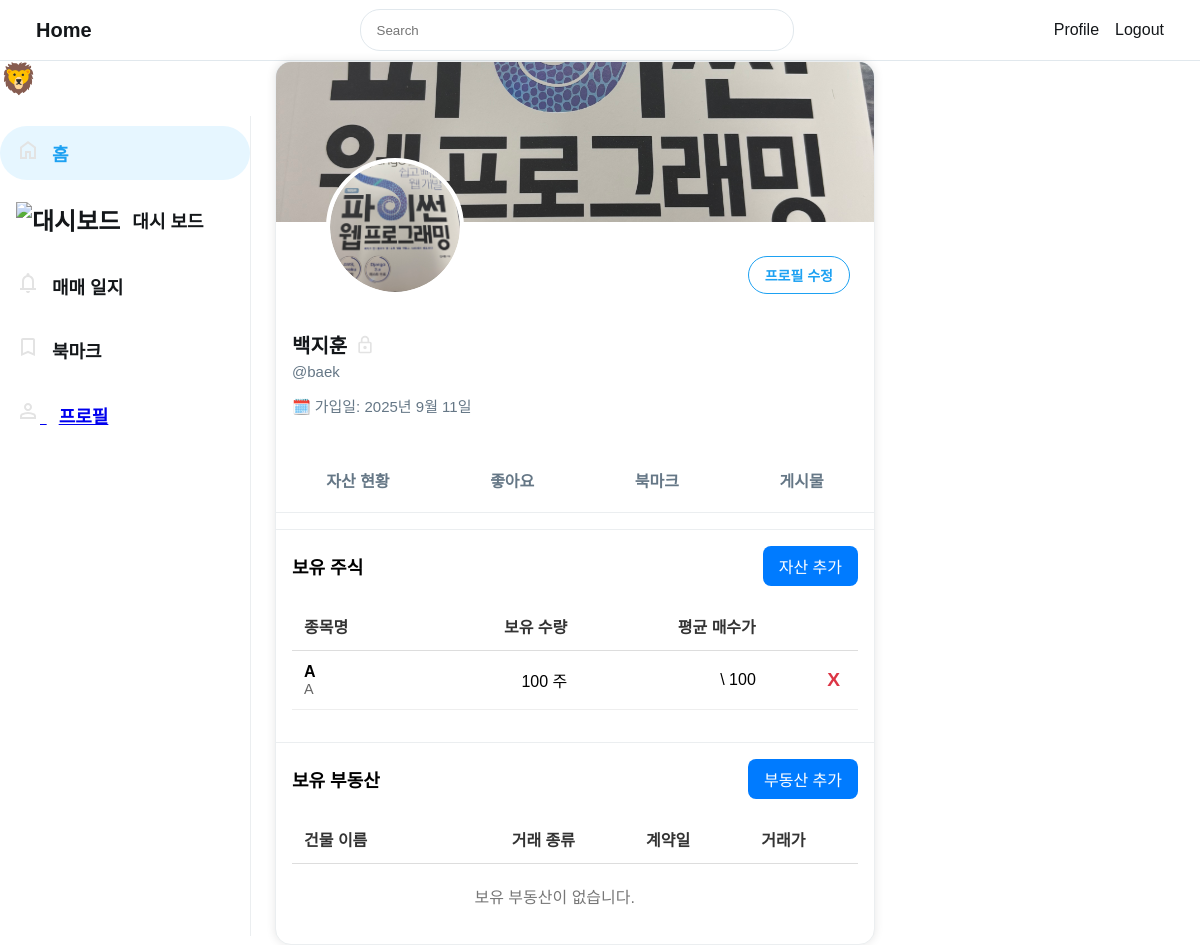
/profile/baek/ (signed in), run on the app's committed database.
### accounts/models.py (models this page shows, shortened)
class User(AbstractBaseUser):
    my_ID = models.CharField(
        verbose_name='사용자 아이디',
        max_length=50,
        unique=True,
    )
    email = models.EmailField(
        verbose_name='이메일 주소',
        max_length=255,
        unique=True,
    )
    nickname = models.CharField(
        verbose_name='닉네임',
        max_length=50,
    )
    profile_picture = models.ImageField(
        verbose_name='프로필 사진',
        upload_to='profile_pictures/',
        blank=True,
    )
    background_picture = models.ImageField(
        verbose_name='배경 사진',
        upload_to='background_pictures/',
        blank=True,
    )
    created_at = models.DateTimeField(auto_now_add=True)
    updated_at = models.DateTimeField(auto_now=True)
    is_private = models.BooleanField(default=False)
    is_active = models.BooleanField(default=True)
    is_staff = models.BooleanField(default=False)
    is_superuser = models.BooleanField(default=False)
    objects = UserManager()
    USERNAME_FIELD = 'my_ID'  # 로그인 시 사용할 필드
    REQUIRED_FIELDS = ['email', 'nickname']  # createsuperuser 시 필수 입력 필드

### journals/models.py (models this page shows, shortened)
class StockJournal(models.Model):
    class Status(models.TextChoices):
        OPEN = 'open', 'Open'
        COMPLETED = 'completed', 'Completed'
    user = models.ForeignKey(settings.AUTH_USER_MODEL, on_delete=models.CASCADE, related_name='stock_journals')
    ticker_symbol = models.ForeignKey(StockInfo, on_delete=models.PROTECT, related_name='journals')
    target_price = models.DecimalField(max_digits=18, decimal_places=4)
    stop_price = models.DecimalField(max_digits=18, decimal_places=4)
    total_buy_qty = models.DecimalField(max_digits=18, decimal_places=6, default=Decimal('0.0'))
    total_sell_qty = models.DecimalField(max_digits=18, decimal_places=6, default=Decimal('0.0'))
    avg_buy_price = models.DecimalField(max_digits=18, decimal_places=4, null=True, blank=True)
    avg_sell_price = models.DecimalField(max_digits=18, decimal_places=4, null=True, blank=True)
    net_qty = models.DecimalField(max_digits=18, decimal_places=6, default=Decimal('0.0'))
    realized_pnl = models.DecimalField(max_digits=18, decimal_places=2, null=True, blank=True)
    return_rate = models.DecimalField(max_digits=8, decimal_places=2, null=True, blank=True)
    status = models.CharField(max_length=10, choices=Status.choices, default=Status.OPEN)
    created_at = models.DateTimeField(auto_now_add=True)
    updated_at = models.DateTimeField(auto_now=True)
    class Meta:
        indexes = [
            models.Index(fields=['user', 'ticker_symbol']),
        ]

class StockInfo(models.Model):
    ticker_symbol = models.CharField(max_length=20, primary_key=True)
    stock_name = models.CharField(max_length=255)
    sector = models.CharField(max_length=100, blank=True, null=True)
    exchange = models.CharField(max_length=50, blank=True, null=True)
    currency = models.CharField(max_length=10, blank=True, null=True)
    last_close_price = models.DecimalField(max_digits=18, decimal_places=4, null=True, blank=True)
    updated_at = models.DateTimeField(auto_now=True)

### user_profile/views.py (the view)
# urls.py: path('profile/', include('user_profile.urls')),
def user_profile(request, my_ID):
    user_to_view = get_object_or_404(get_user_model(), my_ID=my_ID)
    stock_journals = None
    re_deals = None
    if request.user == user_to_view or not user_to_view.is_private:
        stock_journals = StockJournal.objects.filter(user=user_to_view)
        re_deals = REDeal.objects.filter(user=user_to_view)
    context = {
        'user_to_view': user_to_view,
        'stock_journals': stock_journals,
        're_deals': re_deals,
        'is_profile_owner': request.user == user_to_view,
    }
    return render(request, 'user_profile/user_profile.html', context)

### user_profile/templates/user_profile/user_profile.html (shortened to what this page needs)
{% extends 'base.html' %}
{% block feed %}
{% load static %}
{% load humanize %}
<div style="width: 100%; margin: 0 auto; background-color: #fff; border-radius: 16px; box-shadow: 0 0 10px rgba(0,0,0,0.1); overflow: hidden; border: 1px solid #ebeef0; box-sizing: border-box;">
    <div style="height: 160px; position: relative; background-color: #cfd9de;">
        {% if user_to_view.background_picture %}
            <img src="{{ user_to_view.background_picture.url }}" alt="" style="width: 100%; height: 100%; object-fit: cover; display: block;">
        {% else %}
            <div style="height: 100%; background-color: #cfd9de;"></div>
        {% endif %}
    </div>
    <div style="padding: 16px; display: flex; flex-direction: column; align-items: center;">
        <div style="margin-top: -80px; margin-left: -360px; width: 130px; height: 130px; border-radius: 50%; background-color: #fff; border: 4px solid #fff; z-index: 2; position: relative; overflow: hidden;">
            {% if user_to_view.profile_picture %}
                <img src="{{ user_to_view.profile_picture.url }}" alt="" style="width: 100%; height: 100%; object-fit: cover; border-radius: 50%;">
            {% else %}
                <div style="background-color: #e1e8ed; border: 4px solid #e1e8ed; width: 100%; height: 100%; border-radius: 50%;"></div>
            {% endif %}
        </div>
        <div style="display: flex; justify-content: flex-end; margin-top: -40px; margin-bottom: 16px; z-index: 1; position: relative; padding-right: 16px; width: 100%;">
            {% if request.user.my_ID == user_to_view.my_ID %}
                <a href="{% url 'user_profile:edit_profile' %}" style="background-color: #fff; color: #1da1f2; border: 1px solid #1da1f2; padding: 8px 16px; border-radius: 9999px; text-decoration: none; font-weight: bold; font-size: 14px; white-space: nowrap; transition: background-color 0.2s, color 0.2s;">프로필 수정</a>
            {% endif %}
        </div>
        <div style="margin-top: 20px; width: 100%;">
            <div style="display: flex; align-items: center;">
                <h2 style="margin: 0; font-size: 20px; font-weight: bold; color: #14171a; margin-right: 8px;">{{ user_to_view.nickname }}</h2>
                {% if user_to_view.is_private %}
                    <img src="{% static 'icon/lock.svg' %}" alt="Private" style="width: 20px; height: 20px;">
                {% endif %}
            </div>
            <p style="color: #657786; font-size: 15px; margin-top: 4px;">@{{ user_to_view.my_ID }}</p>
            <div style="display: flex; align-items: center; color: #657786; font-size: 15px; margin-top: 8px; width: 100%;">
                <p style="margin: 0; margin-right: 16px;"><span style="margin-right: 4px;">🗓️</span><span style="margin-right: 4px;">가입일: {{ user_to_view.created_at|date:"Y년 n월 j일" }}</span></p>
            </div>
        </div>
    </div>
    <div style="display: flex; justify-content: space-around; border-bottom: 1px solid #ebeef0; padding: 12px 0; margin-top: 16px;">
        <a href="{% url 'user_profile:profile' my_ID=request.user.my_ID %}" style="text-decoration: none; color: #657786; font-weight: bold; padding: 8px 16px; border-radius: 9999px; transition: background-color 0.2s;">자산 현황</a>
        <a href="{% url 'user_profile:user_likes' %}" style="text-decoration: none; color: #657786; font-weight: bold; padding: 8px 16px; border-radius: 9999px; transition: background-color 0.2s;">좋아요</a>
        <a href="#" style="text-decoration: none; color: #657786; font-weight: bold; padding: 8px 16px; border-radius: 9999px; transition: background-color 0.2s;">북마크</a>
        <a href="#" style="text-decoration: none; color: #657786; font-weight: bold; padding: 8px 16px; border-radius: 9999px; transition: background-color 0.2s;">게시물</a>
    </div>
    <div style="padding: 16px; border-top: 1px solid #ebeef0; margin-top: 16px;">
        <div style="display: flex; justify-content: space-between; align-items: center; margin-bottom: 16px;">
            <h3 style="margin: 0; font-size: 18px; font-weight: bold;">보유 주식</h3>
            {% if request.user.my_ID == user_to_view.my_ID %}
                <a href="{% url 'user_profile:add_stock_asset' %}" style="background-color: #007bff; color: white; padding: 8px 16px; border-radius: 8px; text-decoration: none; font-weight: 500;">자산 추가</a>
            {% endif %}
        </div>
        <table style="width: 100%; border-collapse: collapse;">
            <thead>
                <tr style="border-bottom: 1px solid #ddd;">
                    <th style="padding: 12px; text-align: left; color: #333;">종목명</th>
                    <th style="padding: 12px; text-align: right; color: #333;">보유 수량</th>
                    <th style="padding: 12px; text-align: right; color: #333;">평균 매수가</th>
                    {% if request.user.my_ID == user_to_view.my_ID %}
                        <th style="padding: 12px; text-align: right; color: #333;"></th>
                    {% endif %}
                </tr>
            </thead>
            <tbody>
                {% if user_to_view.is_private and not is_profile_owner %}
                    <tr>
                        <td colspan="4" style="padding: 20px; text-align: center; color: #777;">
                            이 프로필은 비공개입니다.
                        </td>
                    </tr>
                {% else %}
                    {% for journal in stock_journals %}
                        {% if journal.net_qty > 0 %}
                            <tr id="stock-row-{{ journal.ticker_symbol.ticker_symbol }}" style="border-bottom: 1px solid #eee;">
                                <td style="padding: 12px;">
                                    <div style="font-weight: 600;">{{ journal.ticker_symbol.stock_name }}</div>
                                    <div style="font-size: 0.9em; color: #666;">{{ journal.ticker_symbol.ticker_symbol }}</div>
                                </td>
                                <td style="padding: 12px; text-align: right;">{{ journal.net_qty|floatformat:"-2g"|intcomma }} 주</td>
                                <td style="padding: 12px; text-align: right;">\ {{ journal.avg_buy_price|floatformat:"-2g"|intcomma }}</td>
                                {% if request.user.my_ID == user_to_view.my_ID %}
                                    <td style="padding: 12px; text-align: right;">
                                        <button onclick="confirmAndDelete('{{ journal.ticker_symbol.ticker_symbol }}')"
                                           style="background: none; border: none; color: #dc3545; font-weight: bold; font-size: 1.2em; cursor: pointer;">
                                           X
                                        </button>
                                    </td>
                                {% endif %}
                            </tr>
                        {% endif %}
                    {% endfor %}
                {% endif %}
            </tbody>
        </table>
    </div>
    <div style="padding: 16px; border-top: 1px solid #ebeef0; margin-top: 16px;">
        <div style="display: flex; justify-content: space-between; align-items: center; margin-bottom: 16px;">
            <h3 style="margin: 0; font-size: 18px; font-weight: bold;">보유 부동산</h3>
            {% if request.user.my_ID == user_to_view.my_ID %}
                <a href="{% url 'user_profile:add_real_estate_asset' %}" style="background-color: #007bff; color: white; padding: 8px 16px; border-radius: 8px; text-decoration: none; font-weight: 500;">부동산 추가</a>
            {% endif %}
        </div>
        <table style="width: 100%; border-collapse: collapse;">
            <thead>
                <tr style="border-bottom: 1px solid #ddd;">
                    <th style="padding: 12px; text-align: left; color: #333;">건물 이름</th>
                    <th style="padding: 12px; text-align: right; color: #333;">거래 종류</th>
                    <th style="padding: 12px; text-align: right; color: #333;">계약일</th>
                    <th style="padding: 12px; text-align: right; color: #333;">거래가</th>
                    {% if request.user.my_ID == user_to_view.my_ID %}
                        <th style="padding: 12px; text-align: right; color: #333;"></th>
                    {% endif %}
                </tr>
            </thead>
            <tbody>
                {% if user_to_view.is_private and not is_profile_owner %}
                    <tr>
                        <td colspan="4" style="padding: 20px; text-align: center; color: #777;">
                            이 프로필은 비공개입니다.
                        </td>
                    </tr>
                {% else %}
                    {% if not re_deals %}
                         <tr>
                            <td colspan="4" style="padding: 20px; text-align: center; color: #777;">보유 부동산이 없습니다.</td>
                        </tr>
                    {% endif %}
                {% endif %}
            </tbody>
        </table>
    </div>
</div>
{% endblock %}

### data on the page
User: background_picture (picture), profile_picture (picture), nickname "백지훈", my_ID "baek", created_at "2025년 9월 11일"
StockJournal: ticker_symbol.stock_name "A", ticker_symbol.ticker_symbol "A", net_qty "100", avg_buy_price "100"
